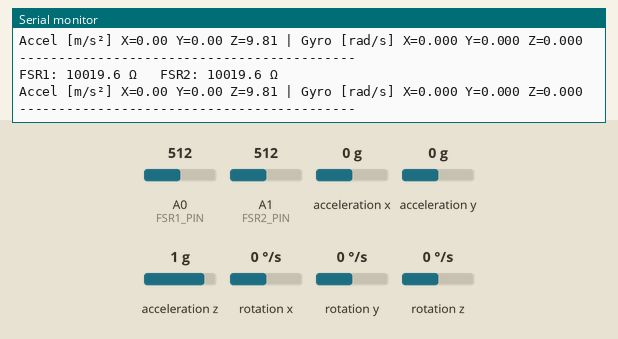
Simulated run of this sketch. Board: Arduino Uno, built with avr-gcc and run on an emulated ATmega328P. Shown: the last lines printed to the serial monitor. Wiring (inferred from the names in the program): MPU-6050 motion sensor at I2C address 0x68. The test bench sets the inputs (shaded band); at power-on: A0 (FSR1_PIN) = 512, A1 (FSR2_PIN) = 512, acceleration x 0 g, acceleration y 0 g, acceleration z 1 g, rotation x 0 °/s, rotation y 0 °/s, rotation z 0 °/s.

Above: at 12.5 s.
12.6 s: A0 (FSR1_PIN) set to 921
At 12.91 s:
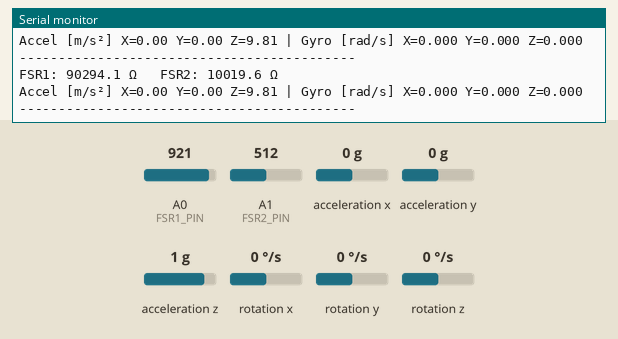
15.6 s: A0 (FSR1_PIN) set to 941
At 16.03 s:
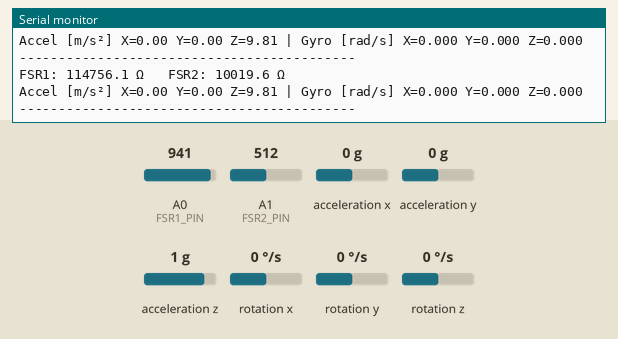
Timing chart, 0 to 18.1 s (numbered marks = the images above; inputs shaded):
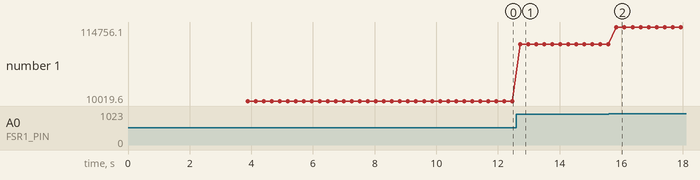

The sketch:

V1.17-07-25.ino
```cpp
/*
  Combo: MPU‑6050 IMU  +  Two FSRs (resistance only)
  FSR wiring (per sensor):

        5 V ── FSR ──+── A0 / A1
                     |
                  10 kΩ
                     |
                    GND
  Change VIN to 3.3 if you run the divider from 3 V logic.
*/

#include <Wire.h>

/* ----------  MPU‑6050 section ---------- */
#define MPU_ADDR          0x68
#define REG_PWR_MGMT_1    0x6B
#define REG_ACCEL_XOUT_H  0x3B
#define REG_CONFIG        0x1A
#define REG_GYRO_CONFIG   0x1B
#define REG_ACCEL_CONFIG  0x1C

const float G_SI   = 9.80665f;        // m / s²
const float DEG2RAD = 0.01745329252f; // rad / deg

int16_t axRaw, ayRaw, azRaw, gxRaw, gyRaw, gzRaw;
int16_t axOff=0, ayOff=0, azOff=0, gxOff=0, gyOff=0, gzOff=0;
float   ax_ms2, ay_ms2, az_ms2, gx_rad, gy_rad, gz_rad;

void initMPU() {
  Wire.beginTransmission(MPU_ADDR); Wire.write(REG_PWR_MGMT_1); Wire.write(0); Wire.endTransmission(true);
  Wire.beginTransmission(MPU_ADDR); Wire.write(REG_GYRO_CONFIG);  Wire.write(0x00); Wire.endTransmission(true); // ±250 °/s
  Wire.beginTransmission(MPU_ADDR); Wire.write(REG_ACCEL_CONFIG); Wire.write(0x00); Wire.endTransmission(true); // ±2 g
  Wire.beginTransmission(MPU_ADDR); Wire.write(REG_CONFIG);       Wire.write(0x03); Wire.endTransmission(true); // DLPF ≈43 Hz
}

void calibrateMPU() {
  const int N = 500;
  long axSum=0, aySum=0, azSum=0, gxSum=0, gySum=0, gzSum=0;

  Serial.println(F("Keep IMU still... calibrating (≈2 s)"));
  delay(2000);
  for (int i=0;i<N;i++) {
    Wire.beginTransmission(MPU_ADDR); Wire.write(REG_ACCEL_XOUT_H); Wire.endTransmission(false);
    Wire.requestFrom(MPU_ADDR,14,true);
    int16_t ax = Wire.read()<<8 | Wire.read();
    int16_t ay = Wire.read()<<8 | Wire.read();
    int16_t az = Wire.read()<<8 | Wire.read();
    Wire.read(); Wire.read(); // skip temp
    int16_t gx = Wire.read()<<8 | Wire.read();
    int16_t gy = Wire.read()<<8 | Wire.read();
    int16_t gz = Wire.read()<<8 | Wire.read();

    axSum+=ax; aySum+=ay; azSum+=(az-16384); // subtract 1 g on Z
    gxSum+=gx; gySum+=gy; gzSum+=gz;
    delay(2);
  }
  axOff=axSum/N; ayOff=aySum/N; azOff=azSum/N;
  gxOff=gxSum/N; gyOff=gySum/N; gzOff=gzSum/N;
}

void readMPU() {
  Wire.beginTransmission(MPU_ADDR); Wire.write(REG_ACCEL_XOUT_H); Wire.endTransmission(false);
  Wire.requestFrom(MPU_ADDR,14,true);

  axRaw = Wire.read()<<8 | Wire.read();
  ayRaw = Wire.read()<<8 | Wire.read();
  azRaw = Wire.read()<<8 | Wire.read();
  Wire.read(); Wire.read();
  gxRaw = Wire.read()<<8 | Wire.read();
  gyRaw = Wire.read()<<8 | Wire.read();
  gzRaw = Wire.read()<<8 | Wire.read();

  axRaw -= axOff; ayRaw -= ayOff; azRaw -= azOff;
  gxRaw -= gxOff; gyRaw -= gyOff; gzRaw -= gzOff;

  ax_ms2 = (axRaw/16384.0f)*G_SI;
  ay_ms2 = (ayRaw/16384.0f)*G_SI;
  az_ms2 = (azRaw/16384.0f)*G_SI;
  gx_rad = (gxRaw/131.0f)*DEG2RAD;
  gy_rad = (gyRaw/131.0f)*DEG2RAD;
  gz_rad = (gzRaw/131.0f)*DEG2RAD;
}

/* ----------  FSR section ---------- */
const int FSR1_PIN = A0;
const int FSR2_PIN = A1;
const float R_PULL = 10000.0f; // 10 kΩ
const float VIN    = 5.0f;     // change to 3.3 if needed

float getResistance(int raw) {
  if (raw == 0) return -1.0f;            // open / infinite
  float vout = raw * (VIN / 1023.0f);
  return (vout * R_PULL) / (VIN - vout); // divider formula
}

/* ----------  Setup & loop ---------- */
void setup() {
  Serial.begin(115200);
  Wire.begin();

  initMPU();
  calibrateMPU();

  pinMode(FSR1_PIN, INPUT);
  pinMode(FSR2_PIN, INPUT);

  Serial.println(F("FSR‑Resistance + IMU monitor ready"));
}

void loop() {
  /* Read sensors */
  int fsr1Raw = analogRead(FSR1_PIN);
  int fsr2Raw = analogRead(FSR2_PIN);
  float R1 = getResistance(fsr1Raw);
  float R2 = getResistance(fsr2Raw);
  readMPU();

  /* Print */
  Serial.print(F("FSR1: "));
  (R1<0) ? Serial.print(F("Open")) : Serial.print(R1,1);
  Serial.print(F(" Ω   FSR2: "));
  (R2<0) ? Serial.print(F("Open")) : Serial.print(R2,1);
  Serial.println(F(" Ω"));

  Serial.print(F("Accel [m/s²] X=")); Serial.print(ax_ms2,2);
  Serial.print(F(" Y=")); Serial.print(ay_ms2,2);
  Serial.print(F(" Z=")); Serial.print(az_ms2,2);

  Serial.print(F(" | Gyro [rad/s] X=")); Serial.print(gx_rad,3);
  Serial.print(F(" Y=")); Serial.print(gy_rad,3);
  Serial.print(F(" Z=")); Serial.println(gz_rad,3);

  Serial.println(F("-------------------------------------------"));
  delay(250); // 4 Hz print‑rate
}
```

Measured:
- after the input at 12.6 s, the serial monitor: prints a new line after 0.12 s (image 1)
- after the input at 15.6 s, the serial monitor: prints a new line after 0.24 s (image 2)
- plotted number 1: 10019.6 → 90294.1 after the input at 12.6 s, 90294.1 → 114756.1 after the input at 15.6 s
